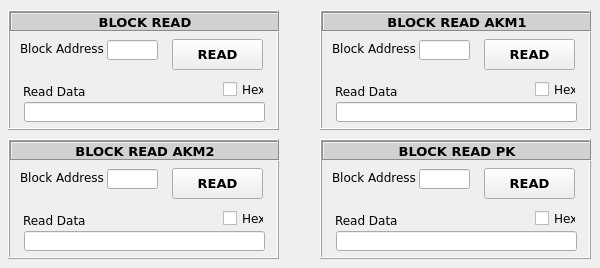
   <widget class="QWidget" name="tbBlockRead">
    <attribute name="title">
     <string>Block Read</string>
    </attribute>
    <widget class="QFrame" name="fmBlockRead">
     <property name="geometry">
      <rect>
       <x>8</x>
       <y>10</y>
       <width>271</width>
       <height>120</height>
      </rect>
     </property>
     <property name="frameShape">
      <enum>QFrame::Box</enum>
     </property>
     <property name="frameShadow">
      <enum>QFrame::Raised</enum>
     </property>
     <widget class="QLabel" name="lblHeaderBR">
      <property name="geometry">
       <rect>
        <x>2</x>
        <y>2</y>
        <width>270</width>
        <height>20</height>
       </rect>
      </property>
      <property name="font">
       <font>
        <family>Verdana</family>
        <pointsize>10</pointsize>
        <weight>75</weight>
        <bold>true</bold>
       </font>
      </property>
      <property name="autoFillBackground">
       <bool>false</bool>
      </property>
      <property name="styleSheet">
       <string notr="true">background-color: rgb(209, 209, 209);</string>
      </property>
      <property name="frameShape">
       <enum>QFrame::Box</enum>
      </property>
      <property name="frameShadow">
       <enum>QFrame::Sunken</enum>
      </property>
      <property name="text">
       <string>BLOCK READ</string>
      </property>
      <property name="textFormat">
       <enum>Qt::AutoText</enum>
      </property>
      <property name="alignment">
       <set>Qt::AlignCenter</set>
      </property>
     </widget>
     <widget class="QLabel" name="lblBlockAddressBR">
      <property name="geometry">
       <rect>
        <x>12</x>
        <y>30</y>
        <width>90</width>
        <height>16</height>
       </rect>
      </property>
      <property name="font">
       <font>
        <family>Verdana</family>
       </font>
      </property>
      <property name="text">
       <string>Block Address</string>
      </property>
     </widget>
     <widget class="QLineEdit" name="txtBlockAddressBR">
      <property name="geometry">
       <rect>
        <x>99</x>
        <y>30</y>
        <width>51</width>
        <height>20</height>
       </rect>
      </property>
      <property name="font">
       <font>
        <family>Verdana</family>
        <pointsize>9</pointsize>
        <weight>75</weight>
        <bold>true</bold>
       </font>
      </property>
     </widget>
     <widget class="QPushButton" name="btnBlockRead">
      <property name="geometry">
       <rect>
        <x>164</x>
        <y>29</y>
        <width>91</width>
        <height>31</height>
       </rect>
      </property>
      <property name="font">
       <font>
        <family>Verdana</family>
        <pointsize>10</pointsize>
        <weight>75</weight>
        <bold>true</bold>
       </font>
      </property>
      <property name="text">
       <string>READ</string>
      </property>
     </widget>
     <widget class="QLabel" name="lblReadDataBR">
      <property name="geometry">
       <rect>
        <x>15</x>
        <y>73</y>
        <width>71</width>
        <height>16</height>
       </rect>
      </property>
      <property name="font">
       <font>
        <family>Verdana</family>
       </font>
      </property>
      <property name="text">
       <string>Read Data</string>
      </property>
     </widget>
     <widget class="QLineEdit" name="txtReadDataBR">
      <property name="geometry">
       <rect>
        <x>16</x>
        <y>92</y>
        <width>241</width>
        <height>20</height>
       </rect>
      </property>
      <property name="font">
       <font>
        <family>Verdana</family>
        <weight>50</weight>
        <bold>false</bold>
       </font>
      </property>
      <property name="text">
       <string/>
      </property>
      <property name="readOnly">
       <bool>true</bool>
      </property>
     </widget>
     <widget class="QCheckBox" name="chkHexBoxBR">
      <property name="geometry">
       <rect>
        <x>215</x>
        <y>71</y>
        <width>41</width>
        <height>17</height>
       </rect>
      </property>
      <property name="font">
       <font>
        <family>Verdana</family>
       </font>
      </property>
      <property name="text">
       <string>Hex</string>
      </property>
     </widget>
    </widget>
    <widget class="QFrame" name="fmBlockReadAKM1">
     <property name="geometry">
      <rect>
       <x>320</x>
       <y>10</y>
       <width>271</width>
       <height>120</height>
      </rect>
     </property>
     <property name="frameShape">
      <enum>QFrame::Box</enum>
     </property>
     <property name="frameShadow">
      <enum>QFrame::Raised</enum>
     </property>
     <widget class="QLabel" name="lblHeaderBRAKM1">
      <property name="geometry">
       <rect>
        <x>2</x>
        <y>2</y>
        <width>270</width>
        <height>20</height>
       </rect>
      </property>
      <property name="font">
       <font>
        <family>Verdana</family>
        <pointsize>10</pointsize>
        <weight>75</weight>
        <bold>true</bold>
       </font>
      </property>
      <property name="autoFillBackground">
       <bool>false</bool>
      </property>
      <property name="styleSheet">
       <string notr="true">background-color: rgb(209, 209, 209);</string>
      </property>
      <property name="frameShape">
       <enum>QFrame::Box</enum>
      </property>
      <property name="frameShadow">
       <enum>QFrame::Sunken</enum>
      </property>
      <property name="text">
       <string>BLOCK READ AKM1</string>
      </property>
      <property name="textFormat">
       <enum>Qt::AutoText</enum>
      </property>
      <property name="alignment">
       <set>Qt::AlignCenter</set>
      </property>
     </widget>
     <widget class="QLabel" name="lblBlockAddressBRAKM1">
      <property name="geometry">
       <rect>
        <x>12</x>
        <y>30</y>
        <width>90</width>
        <height>16</height>
       </rect>
      </property>
      <property name="font">
       <font>
        <family>Verdana</family>
       </font>
      </property>
      <property name="text">
       <string>Block Address</string>
      </property>
     </widget>
     <widget class="QLineEdit" name="txtBlockAddressBRAKM1">
      <property name="geometry">
       <rect>
        <x>99</x>
        <y>30</y>
        <width>51</width>
        <height>20</height>
       </rect>
      </property>
      <property name="font">
       <font>
        <family>Verdana</family>
        <pointsize>9</pointsize>
        <weight>75</weight>
        <bold>true</bold>
       </font>
      </property>
     </widget>
     <widget class="QPushButton" name="btnBlockReadAKM1">
      <property name="geometry">
       <rect>
        <x>164</x>
        <y>29</y>
        <width>91</width>
        <height>31</height>
       </rect>
      </property>
      <property name="font">
       <font>
        <family>Verdana</family>
        <pointsize>10</pointsize>
        <weight>75</weight>
        <bold>true</bold>
       </font>
      </property>
      <property name="text">
       <string>READ</string>
      </property>
     </widget>
     <widget class="QLabel" name="lblReadDataBRAKM1">
      <property name="geometry">
       <rect>
        <x>15</x>
        <y>73</y>
        <width>71</width>
        <height>16</height>
       </rect>
      </property>
      <property name="font">
       <font>
        <family>Verdana</family>
       </font>
      </property>
      <property name="text">
       <string>Read Data</string>
      </property>
     </widget>
     <widget class="QLineEdit" name="txtReadDataBRAKM1">
      <property name="geometry">
       <rect>
        <x>16</x>
        <y>92</y>
        <width>241</width>
        <height>20</height>
       </rect>
      </property>
      <property name="font">
       <font>
        <family>Verdana</family>
        <weight>50</weight>
        <bold>false</bold>
       </font>
      </property>
      <property name="readOnly">
       <bool>true</bool>
      </property>
     </widget>
     <widget class="QCheckBox" name="chkHexBoxBRAKM1">
      <property name="geometry">
       <rect>
        <x>215</x>
        <y>71</y>
        <width>41</width>
        <height>17</height>
       </rect>
      </property>
      <property name="font">
       <font>
        <family>Verdana</family>
       </font>
      </property>
      <property name="text">
       <string>Hex</string>
      </property>
     </widget>
    </widget>
    <widget class="QFrame" name="fmBlockReadAKM2">
     <property name="geometry">
      <rect>
       <x>8</x>
       <y>139</y>
       <width>271</width>
       <height>120</height>
      </rect>
     </property>
     <property name="frameShape">
      <enum>QFrame::Box</enum>
     </property>
     <property name="frameShadow">
      <enum>QFrame::Raised</enum>
     </property>
     <widget class="QLabel" name="lblHeaderBRAKM2">
      <property name="geometry">
       <rect>
        <x>2</x>
        <y>2</y>
        <width>270</width>
        <height>20</height>
       </rect>
      </property>
      <property name="font">
       <font>
        <family>Verdana</family>
        <pointsize>10</pointsize>
        <weight>75</weight>
        <bold>true</bold>
       </font>
      </property>
      <property name="autoFillBackground">
       <bool>false</bool>
      </property>
      <property name="styleSheet">
       <string notr="true">background-color: rgb(209, 209, 209);</string>
      </property>
      <property name="frameShape">
       <enum>QFrame::Box</enum>
      </property>
      <property name="frameShadow">
       <enum>QFrame::Sunken</enum>
      </property>
      <property name="text">
       <string>BLOCK READ AKM2</string>
      </property>
      <property name="textFormat">
       <enum>Qt::AutoText</enum>
      </property>
      <property name="alignment">
       <set>Qt::AlignCenter</set>
      </property>
     </widget>
     <widget class="QLabel" name="lblBlockAddressBRAKM2">
      <property name="geometry">
       <rect>
        <x>12</x>
        <y>30</y>
        <width>90</width>
        <height>16</height>
       </rect>
      </property>
      <property name="font">
       <font>
        <family>Verdana</family>
       </font>
      </property>
      <property name="text">
       <string>Block Address</string>
      </property>
     </widget>
     <widget class="QLineEdit" name="txtBlockAddressBRAKM2">
      <property name="geometry">
       <rect>
        <x>99</x>
        <y>30</y>
        <width>51</width>
        <height>20</height>
       </rect>
      </property>
      <property name="font">
       <font>
        <family>Verdana</family>
        <pointsize>9</pointsize>
        <weight>75</weight>
        <bold>true</bold>
       </font>
      </property>
     </widget>
     <widget class="QPushButton" name="btnBlockReadAKM2">
      <property name="geometry">
       <rect>
        <x>164</x>
        <y>29</y>
        <width>91</width>
        <height>31</height>
       </rect>
      </property>
      <property name="font">
       <font>
        <family>Verdana</family>
        <pointsize>10</pointsize>
        <weight>75</weight>
        <bold>true</bold>
       </font>
      </property>
      <property name="text">
       <string>READ</string>
      </property>
     </widget>
     <widget class="QLabel" name="lblReadDataBRAKM2">
      <property name="geometry">
       <rect>
        <x>15</x>
        <y>73</y>
        <width>71</width>
        <height>16</height>
       </rect>
      </property>
      <property name="font">
       <font>
        <family>Verdana</family>
       </font>
      </property>
      <property name="text">
       <string>Read Data</string>
      </property>
     </widget>
     <widget class="QLineEdit" name="txtReadDataBRAKM2">
      <property name="geometry">
       <rect>
        <x>16</x>
        <y>92</y>
        <width>241</width>
        <height>20</height>
       </rect>
      </property>
      <property name="font">
       <font>
        <family>Verdana</family>
        <weight>50</weight>
        <bold>false</bold>
       </font>
      </property>
      <property name="readOnly">
       <bool>true</bool>
      </property>
     </widget>
     <widget class="QCheckBox" name="chkHexBoxBRAKM2">
      <property name="geometry">
       <rect>
        <x>215</x>
        <y>71</y>
        <width>41</width>
        <height>17</height>
       </rect>
      </property>
      <property name="font">
       <font>
        <family>Verdana</family>
       </font>
      </property>
      <property name="text">
       <string>Hex</string>
      </property>
     </widget>
    </widget>
    <widget class="QFrame" name="fmBlockReadPK">
     <property name="geometry">
      <rect>
       <x>320</x>
       <y>139</y>
       <width>271</width>
       <height>120</height>
      </rect>
     </property>
     <property name="frameShape">
      <enum>QFrame::Box</enum>
     </property>
     <property name="frameShadow">
      <enum>QFrame::Raised</enum>
     </property>
     <widget class="QLabel" name="lblHeaderBRPK">
      <property name="geometry">
       <rect>
        <x>2</x>
        <y>2</y>
        <width>270</width>
        <height>20</height>
       </rect>
      </property>
      <property name="font">
       <font>
        <family>Verdana</family>
        <pointsize>10</pointsize>
        <weight>75</weight>
        <bold>true</bold>
       </font>
      </property>
      <property name="autoFillBackground">
       <bool>false</bool>
      </property>
      <property name="styleSheet">
       <string notr="true">background-color: rgb(209, 209, 209);</string>
      </property>
      <property name="frameShape">
       <enum>QFrame::Box</enum>
      </property>
      <property name="frameShadow">
       <enum>QFrame::Sunken</enum>
      </property>
      <property name="text">
       <string>BLOCK READ PK</string>
      </property>
      <property name="textFormat">
       <enum>Qt::AutoText</enum>
      </property>
      <property name="alignment">
       <set>Qt::AlignCenter</set>
      </property>
     </widget>
     <widget class="QLabel" name="lblBlockAddressBRPK">
      <property name="geometry">
       <rect>
        <x>12</x>
        <y>30</y>
        <width>90</width>
        <height>16</height>
       </rect>
      </property>
      <property name="font">
       <font>
        <family>Verdana</family>
       </font>
      </property>
      <property name="text">
       <string>Block Address</string>
      </property>
     </widget>
     <widget class="QLineEdit" name="txtBlockAddressBRPK">
      <property name="geometry">
       <rect>
        <x>99</x>
        <y>30</y>
        <width>51</width>
        <height>20</height>
       </rect>
      </property>
      <property name="font">
       <font>
        <family>Verdana</family>
        <pointsize>9</pointsize>
        <weight>75</weight>
        <bold>true</bold>
       </font>
      </property>
     </widget>
     <widget class="QPushButton" name="btnBlockReadPK">
      <property name="geometry">
       <rect>
        <x>164</x>
        <y>29</y>
        <width>91</width>
        <height>31</height>
       </rect>
      </property>
      <property name="font">
       <font>
        <family>Verdana</family>
        <pointsize>10</pointsize>
        <weight>75</weight>
        <bold>true</bold>
       </font>
      </property>
      <property name="text">
       <string>READ</string>
      </property>
     </widget>
     <widget class="QLabel" name="lblReadDataBRPK">
      <property name="geometry">
       <rect>
        <x>15</x>
        <y>73</y>
        <width>71</width>
        <height>16</height>
       </rect>
      </property>
      <property name="font">
       <font>
        <family>Verdana</family>
       </font>
      </property>
      <property name="text">
       <string>Read Data</string>
      </property>
     </widget>
     <widget class="QLineEdit" name="txtReadDataBRPK">
      <property name="geometry">
       <rect>
        <x>16</x>
        <y>92</y>
        <width>241</width>
        <height>20</height>
       </rect>
      </property>
      <property name="font">
       <font>
        <family>Verdana</family>
        <weight>50</weight>
        <bold>false</bold>
       </font>
      </property>
      <property name="readOnly">
       <bool>true</bool>
      </property>
     </widget>
     <widget class="QCheckBox" name="chkHexBoxBRPK">
      <property name="geometry">
       <rect>
        <x>215</x>
        <y>71</y>
        <width>41</width>
        <height>17</height>
       </rect>
      </property>
      <property name="font">
       <font>
        <family>Verdana</family>
       </font>
      </property>
      <property name="text">
       <string>Hex</string>
      </property>
     </widget>
    </widget>
   </widget>
